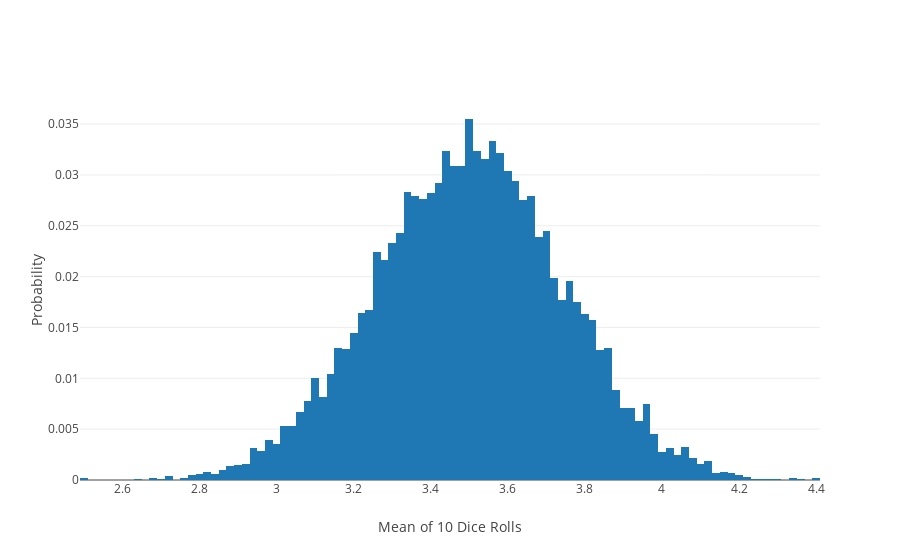

This figure's notebook cell:
### Markdown cell above
To demonstrate the central limit theorem, let's use dice again. A fair dice has a uniform distribution that describes its probability. But if I role the dice 4 times, what distribution describes the mean of those rolls?

### Code cell
roll_means = []
for i in range(10000):
    rolls = np.random.choice([1, 2, 3, 4, 5, 6], size=50)
    roll_mean = rolls.mean()
    roll_means.append(roll_mean)

plot_data = [go.Histogram(x=roll_means, histnorm='probability')]

plot_layout = go.Layout(
    xaxis=dict(
        title='Mean of 10 Dice Rolls'
    ),
    yaxis=dict(
        title='Probability'
    )
)

fig = go.Figure(data=plot_data, layout=plot_layout)
iplot(fig)

### Figure 1 — Plotly figure (JSON) as saved in the notebook; plotly's stock layout.template omitted (floating-point values rounded to 4 significant figures; data arrays with more than 128 entries replaced by an {"elided": "..."} marker saying what was removed)
{"data": [{"histnorm": "probability", "type": "histogram", "x": {"elided": "10000 float values"}}], "layout": {"xaxis": {"title": "Mean of 10 Dice Rolls"}, "yaxis": {"title": "Probability"}}}
